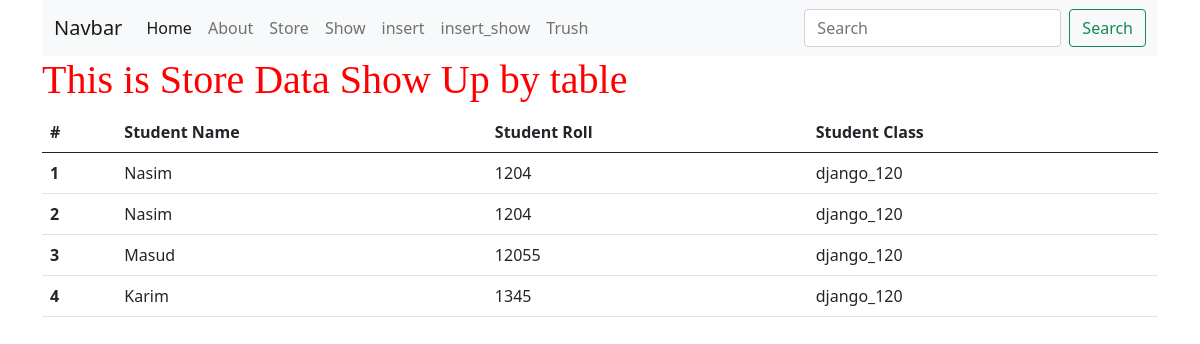
The page /show on the database its author committed.
### website/models.py (models this page shows)
class student_info(models.Model):
    std_name = models.CharField(max_length=50)
    std_roll = models.IntegerField()
    std_class = models.CharField(max_length=20)

### website/views.py (the view)
# urls.py: path('show',views.show_data, name="show"),
def show_data(request):
    std_info = student_info.objects.all()
    context = {
        'std_info' : std_info
    }
    return render(request,'store_data_show.html', context)

### templates/store_data_show.html
{% extends "base.html" %}
{% block content %}
<h1 class="home_page">This is Store Data Show Up by table</h1>
<table class="table">
    <thead>
      <tr>
        <th scope="col">#</th>
        <th scope="col">Student Name</th>
        <th scope="col">Student Roll</th>
        <th scope="col">Student Class</th>
      </tr>
    </thead>
    <tbody>
        {% for i in std_info %}
      <tr>
        <th scope="row">{{i.id}}</th>
        <td>{{i.std_name}}</td>
        <td>{{i.std_roll}}</td>
        <td>{{i.std_class}}</td>
      </tr>
       {% endfor %}
    </tbody>
  </table>
{% endblock %}

### static/css/style.css (style rules this page uses)
.home_page { color: red; font-size: 66; font-family: 'Times New Roman', Times, serif; }

### rows shown on the page
student_info: id "1", std_name "Nasim", std_roll "1204", std_class "django_120"
student_info: id "2", std_name "Nasim", std_roll "1204", std_class "django_120"
student_info: id "3", std_name "Masud", std_roll "12055", std_class "django_120"
student_info: id "4", std_name "Karim", std_roll "1345", std_class "django_120"
